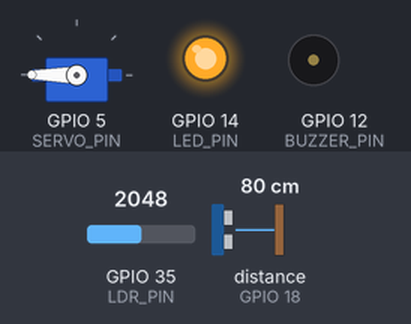
Recording of a program running on a simulated ESP32. On the bench: servo, output pins drawn as LEDs (lit = HIGH), buzzer (waves = sounding). Wiring (inferred from the names in the program): ultrasonic range finder: trigger GPIO 19; echo GPIO 18. Inputs (shaded band) come from the test bench; at power-on: distance to the obstacle (sensor on GPIO 18) 80 cm, GPIO 35 (LDR_PIN) = 2048. The echo pulse lasts 58.3 µs per cm; nothing arrives over Bluetooth unless stated; pins used as bus, display or sensor lines are not drawn; what the program prints to the serial monitor is not drawn.

Above: at 1.2 s.
1.3 s: distance to the obstacle (sensor on GPIO 18) set to 27 cm
2.8 s: distance to the obstacle (sensor on GPIO 18) set to 22 cm
At 3.77 s:
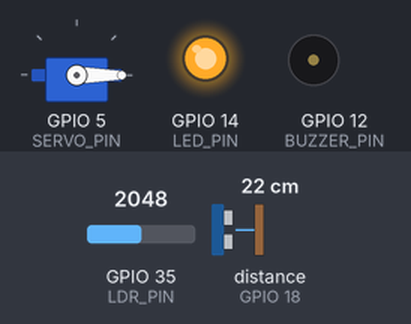
5.8 s: GPIO 35 (LDR_PIN) set to 787
8.8 s: GPIO 35 (LDR_PIN) set to 699
At 9.04 s:
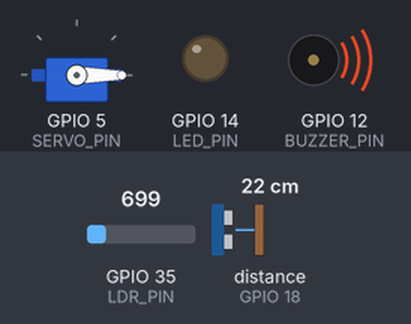
11.8 s: distance to the obstacle (sensor on GPIO 18) set to 27 cm
14.8 s: distance to the obstacle (sensor on GPIO 18) set to 34 cm
At 16.6 s:
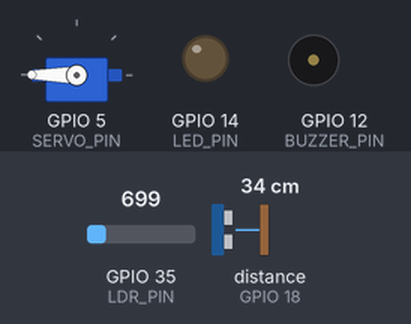
Timing chart, 0 to 18.1 s (numbered marks = the images above; inputs shaded):
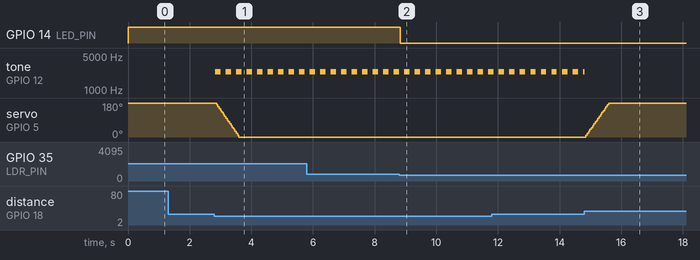

The program:

main.cpp
```cpp
#include <Arduino.h>
#include "led_daynight.h"
#include "servo_radar.h"
#include "ultrasonic.h"
#include "bluetooth_control.h"
#include "indicators.h"

static const float OBSTACLE_NEAR_CM = 25.0f;
static const float OBSTACLE_CLEAR_CM = 30.0f;
static bool obstacleDetected = false;

void setup() {
    Serial.begin(115200);

    // Khởi tạo tất cả module
    led_init();
    servo_init();
    ultrasonic_init();
    bt_init();
    indicators_init();

    Serial.println("System initialized.");
}

void loop() {
    // 1. Đọc cảm biến ánh sáng và điều khiển đèn
    int ldr = led_readAnalog();
    led_update(ldr);
    Serial.printf("Mức độ ánh sáng: " "%d\n", ldr);

    // 2. Quay servo
    servo_update();

    // 3. Đọc khoảng cách siêu âm
   float d = ultrasonic_read_cm();
    if (d > 0) {
        Serial.printf("Khoảng cách vật cản: %.2f cm\n", d);

        // Hysteresis để tránh nhảy trạng thái liên tục khi đo dao động quanh ngưỡng.
        if (!obstacleDetected && d < OBSTACLE_NEAR_CM) {
            obstacleDetected = true;
            indicators_alert_on();
            servo_resume();
            Serial.printf("Nguy hiểm!! Khoảng cách vật cản quá gần\n");
        } else if (obstacleDetected && d > OBSTACLE_CLEAR_CM) {
            obstacleDetected = false;
            indicators_alert_off();
            servo_pause();
            Serial.printf("Đã an toàn servo tạm dừng \n");
        }
    }

    // 4. Gửi dữ liệu qua Bluetooth cho Android app
    // Gửi tất cả dữ liệu: khoảng cách, ánh sáng, trạng thái cảnh báo, góc servo, trạng thái servo
    if (d > 0) {
        bt_send_all_data(d, ldr, obstacleDetected, servo_get_angle(), servo_isPaused());
    }

    // Xử lý lệnh từ Android (để trống hiểu tại là sẵn sàng cho tương lai)
    bt_process();

    // 5. Cập nhật còi cảnh báo
    indicators_update();

    delay(40);

}
```

bluetooth_control.h
```cpp
#pragma once
#include <Arduino.h>

void bt_init();
void bt_process();

// Gửi dữ liệu từng loại sensor
void bt_send_distance(float distance_cm);
void bt_send_light_level(int ldr_value);
void bt_send_alert_status(bool is_alert);
void bt_send_servo_status(int angle, bool is_paused);

// Gửi tất cả dữ liệu cùng lúc (định dạng: DIST,LIGHT,ALERT,SERVO_ANGLE,SERVO_PAUSED)
void bt_send_all_data(float distance, int light, bool alert, int servo_angle, bool servo_paused);
```

indicators.h
```cpp
#pragma once

// Khởi tạo module indicators (còi cảnh báo)
void indicators_init();

// Gọi định kỳ trong loop để cập nhật nhịp kêu tít tít (non-blocking)
void indicators_update();

// Bật/tắt chế độ cảnh báo (khi có vật cản)
void indicators_alert_on();
void indicators_alert_off();
```

led_daynight.h
```cpp
#pragma once
void led_init();
int led_readAnalog();   // đọc ADC LDR
void led_update(int adcValue); // bật/tắt LED theo ngưỡng
```

servo_radar.h
```cpp
#pragma once

// Khởi tạo/ cập nhật servo radar
void servo_init();
void servo_update(); // gọi định kỳ để quét

// Tạm dừng/quay lại quét servo (hold current angle)
void servo_pause();
void servo_resume();
bool servo_isPaused();

// Đặt servo về 1 góc cụ thể
void servo_setAngle(int angle);

// Lấy góc hiện tại của servo
int servo_get_angle();
```

ultrasonic.h
```cpp
#pragma once
void ultrasonic_init();
float ultrasonic_read_cm();
```

bluetooth_control.cpp
```cpp
#include "bluetooth_control.h"
#include "BluetoothSerial.h"
#include "soc/soc.h"
#include "soc/rtc_cntl_reg.h"

BluetoothSerial BT;

// ===== Hàm khởi tạo Bluetooth =====
void bt_init() {
    WRITE_PERI_REG(RTC_CNTL_BROWN_OUT_REG, 0); // Tắt Brownout

    BT.begin("ESP32-FloodApp");
    Serial.println("Bluetooth Ready!");
}

// ===== Gửi dữ liệu khoảng cách ultrasonic =====
void bt_send_distance(float distance_cm) {
    if (BT.connected()) {
        BT.print("DIST:");
        BT.println(distance_cm);
    }
}

// ===== Gửi dữ liệu ánh sáng =====
void bt_send_light_level(int ldr_value) {
    if (BT.connected()) {
        BT.print("LIGHT:");
        BT.println(ldr_value);
    }
}

// ===== Gửi trạng thái cảnh báo =====
void bt_send_alert_status(bool is_alert) {
    if (BT.connected()) {
        BT.print("ALERT:");
        BT.println(is_alert ? "ON" : "OFF");
    }
}

// ===== Gửi trạng thái servo =====
void bt_send_servo_status(int angle, bool is_paused) {
    if (BT.connected()) {
        BT.print("SERVO:");
        BT.print(angle);
        BT.print(",");
        BT.println(is_paused ? "PAUSE" : "SCAN");
    }
}

// ===== Gửi dữ liệu tổng hợp =====
void bt_send_all_data(float distance, int light, bool alert, int servo_angle, bool servo_paused) {
    if (BT.connected()) {
        BT.print("DATA:");
        BT.print(distance);
        BT.print(",");
        BT.print(light);
        BT.print(",");
        BT.print(alert ? 1 : 0);
        BT.print(",");
        BT.print(servo_angle);
        BT.print(",");
        BT.println(servo_paused ? 1 : 0);
    }
}

// ===== Xử lý lệnh từ Android (dự phòng cho tương lai) =====
void bt_process() {
    // Hiện tại chỉ gửi dữ liệu, không xử lý lệnh
    // Sau này có thể thêm xử lý lệnh từ Android app tại đây
}
```

indicators.cpp
```cpp
#include <Arduino.h>
#include "indicators.h"

const int BUZZER_PIN = 12;
const int BUZZER_CHANNEL = 15;
const int BUZZER_PWM_RESOLUTION = 8;
const int BUZZER_FREQUENCY_HZ = 2400;
const unsigned long BUZZER_TOGGLE_INTERVAL_MS = 150;

// Trạng thái cảnh báo
static bool alertActive = false;
static bool buzzerState = false;
static unsigned long lastToggleMs = 0;

static void buzzer_on() {
  ledcWriteTone(BUZZER_CHANNEL, BUZZER_FREQUENCY_HZ);
}

static void buzzer_off() {
  ledcWriteTone(BUZZER_CHANNEL, 0);
}

void indicators_init() {
  ledcSetup(BUZZER_CHANNEL, BUZZER_FREQUENCY_HZ, BUZZER_PWM_RESOLUTION);
  ledcAttachPin(BUZZER_PIN, BUZZER_CHANNEL);

  alertActive = false;
  buzzerState = false;
  lastToggleMs = millis();
  buzzer_off();
}

void indicators_update() {
  // Không cảnh báo: đảm bảo còi tắt hoàn toàn.
  if (!alertActive) {
    if (buzzerState) {
      buzzerState = false;
      buzzer_off();
    }
    return;
  }

  // Còi kêu tít tít theo chu kỳ, không dùng delay để tránh chặn loop.
  const unsigned long now = millis();
  if (now - lastToggleMs >= BUZZER_TOGGLE_INTERVAL_MS) {
    lastToggleMs = now;
    buzzerState = !buzzerState;
    if (buzzerState) {
      buzzer_on();
    } else {
      buzzer_off();
    }
  }
}

void indicators_alert_on() {
  alertActive = true;
  // Bật ngay để người dùng nghe phản hồi tức thì.
  buzzerState = true;
  buzzer_on();
  lastToggleMs = millis();
}

void indicators_alert_off() {
  alertActive = false;
  // Tắt còi ngay khi hết cảnh báo.
  buzzerState = false;
  buzzer_off();
}
```

led_daynight.cpp
```cpp
#include <Arduino.h>
#include "led_daynight.h"

const int LDR_PIN = 35;
const int LED_PIN = 14;
const int LDR_THRESHOLD = 750;

void led_init() {
  pinMode(LED_PIN, OUTPUT);
  digitalWrite(LED_PIN, LOW);
}

int led_readAnalog() {
  return analogRead(LDR_PIN);
}

void led_update(int adcValue) {
  if (adcValue >= LDR_THRESHOLD) digitalWrite(LED_PIN, HIGH);
  else digitalWrite(LED_PIN, LOW);
}
```

servo_radar.cpp
```cpp
#include <Arduino.h>
#include <ESP32Servo.h>
#include "servo_radar.h"

#define SERVO_PIN 5

// ====== GIỮ TỐC ĐỘ CŨ ======
static int stepAngle = 10;
static const unsigned long interval = 20; // ms

// ====== CẤU HÌNH CHO TẤM CHẮN LŨ ======
// HOME: vị trí cũ (thu về)
// END:  vị trí đẩy tấm chắn lên (quay hết hành trình bên phải)
// Bạn chỉnh lại END_ANGLE cho đúng cơ cấu ray (thường 90 hoặc 120, không nhất thiết 180)
static const int HOME_ANGLE = 0;
static const int END_ANGLE  = 180;

// ====== STATE ======
static Servo myServo;
static int currentAngle = HOME_ANGLE;
static int targetAngle  = HOME_ANGLE;

static unsigned long lastMove = 0;
static bool paused = false; // dùng như "đang có nước/đóng chắn" (để main không đổi)

// Trạng thái chuyển động
enum MoveState { IDLE, MOVING_TO_END, MOVING_TO_HOME };
static MoveState state = IDLE;

static inline int clampAngle(int a) {
  if (a < 0) a = 0;
  if (a > 180) a = 180;
  return a;
}

// Đảo chiều quay thực tế của servo so với góc logic.
static inline int toServoWriteAngle(int logicalAngle) {
  return 180 - clampAngle(logicalAngle);
}

void servo_init() {
  myServo.attach(SERVO_PIN);

  currentAngle = clampAngle(HOME_ANGLE);
  targetAngle  = currentAngle;
  myServo.write(toServoWriteAngle(currentAngle));

  lastMove = millis();
  paused = false;
  state = IDLE;
}

// Chỉ chạy khi có lệnh (pause/resume) đặt state.
// Không còn quét liên tục nữa.
void servo_update() {
  unsigned long now = millis();
  if (now - lastMove < interval) return;
  lastMove = now;

  if (state == IDLE) return;

  // Di chuyển từng bước về targetAngle
  if (currentAngle < targetAngle) {
    currentAngle += stepAngle;
    if (currentAngle >= targetAngle) {
      currentAngle = targetAngle;
      state = IDLE; // tới đích -> dừng
    }
  } else if (currentAngle > targetAngle) {
    currentAngle -= stepAngle;
    if (currentAngle <= targetAngle) {
      currentAngle = targetAngle;
      state = IDLE; // tới đích -> dừng
    }
  } else {
    state = IDLE;
  }

  myServo.write(toServoWriteAngle(currentAngle));
}

// Vẫn giữ hàm này (nếu bạn cần set góc thủ công qua Bluetooth)
void servo_setAngle(int angle) {
  angle = clampAngle(angle);
  targetAngle = angle;

  if (targetAngle == currentAngle) {
    state = IDLE;
  } else {
    // tự chọn hướng để chạy tới góc đó
    state = (targetAngle > currentAngle) ? MOVING_TO_END : MOVING_TO_HOME;
  }
}

// Khi "khoảng cách gần" (có nước): bắt đầu quay để đẩy tấm chắn lên, tới END rồi dừng
void servo_resume() {
  // Nếu đã đang ở END hoặc đang chạy tới END thì bỏ qua
  paused = true;               // để servo_isPaused() phản ánh trạng thái "đang đóng"
  targetAngle = END_ANGLE;
  if (currentAngle != targetAngle) state = MOVING_TO_END;
}

// Khi "khoảng cách xa" (hết nước): quay ngược về HOME (vị trí cũ) rồi dừng
void servo_pause() {
  paused = false;              // trạng thái "mở"
  targetAngle = HOME_ANGLE;
  if (currentAngle != targetAngle) state = MOVING_TO_HOME;

  lastMove = millis();
}

bool servo_isPaused() {
  return paused;
}

// Lấy góc servo hiện tại
int servo_get_angle() {
  return currentAngle;
}
```

ultrasonic.cpp
```cpp
#include <Arduino.h>
#include "ultrasonic.h"

#define TRIG_PIN 19
#define ECHO_PIN 18

void ultrasonic_init() {
  pinMode(TRIG_PIN, OUTPUT);
  pinMode(ECHO_PIN, INPUT);
  digitalWrite(TRIG_PIN, LOW);
}

float ultrasonic_read_cm() {
  // Gửi xung
  digitalWrite(TRIG_PIN, LOW);
  delayMicroseconds(2);
  digitalWrite(TRIG_PIN, HIGH);
  delayMicroseconds(10);
  digitalWrite(TRIG_PIN, LOW);

  unsigned long duration = pulseIn(ECHO_PIN, HIGH, 30000UL);
  if (duration == 0) return -1.0f;
  float distance = duration * 0.0343f / 2.0f;
  return distance;
}
```

Measured:
- the behaviour switches between 25 and 24 cm on distance to the obstacle (sensor on GPIO 18) (found by bisection; images 0 and 1)
- the behaviour switches between 750 and 749 on GPIO 35 (LDR_PIN) (found by bisection; images 1 and 2)
- the behaviour switches between 30 and 31 cm on distance to the obstacle (sensor on GPIO 18) (found by bisection; images 2 and 3)
- after the input at 1.3 s, every drawn part: stays the same
- after the input at 2.8 s, tone on GPIO 12 (BUZZER_PIN): alternates 2400 Hz for 0.17 s and silent for 0.17 s, starting at once; servo on GPIO 5 (SERVO_PIN): moves from 180° to 0° over 0.72 s, starting after 0.07 s
- after the input at 8.8 s, GPIO 14 (LED_PIN): HIGH → LOW at once
- after the input at 14.8 s, servo on GPIO 5 (SERVO_PIN): moves from 0° to 180° over 0.73 s, starting after 0.05 s
